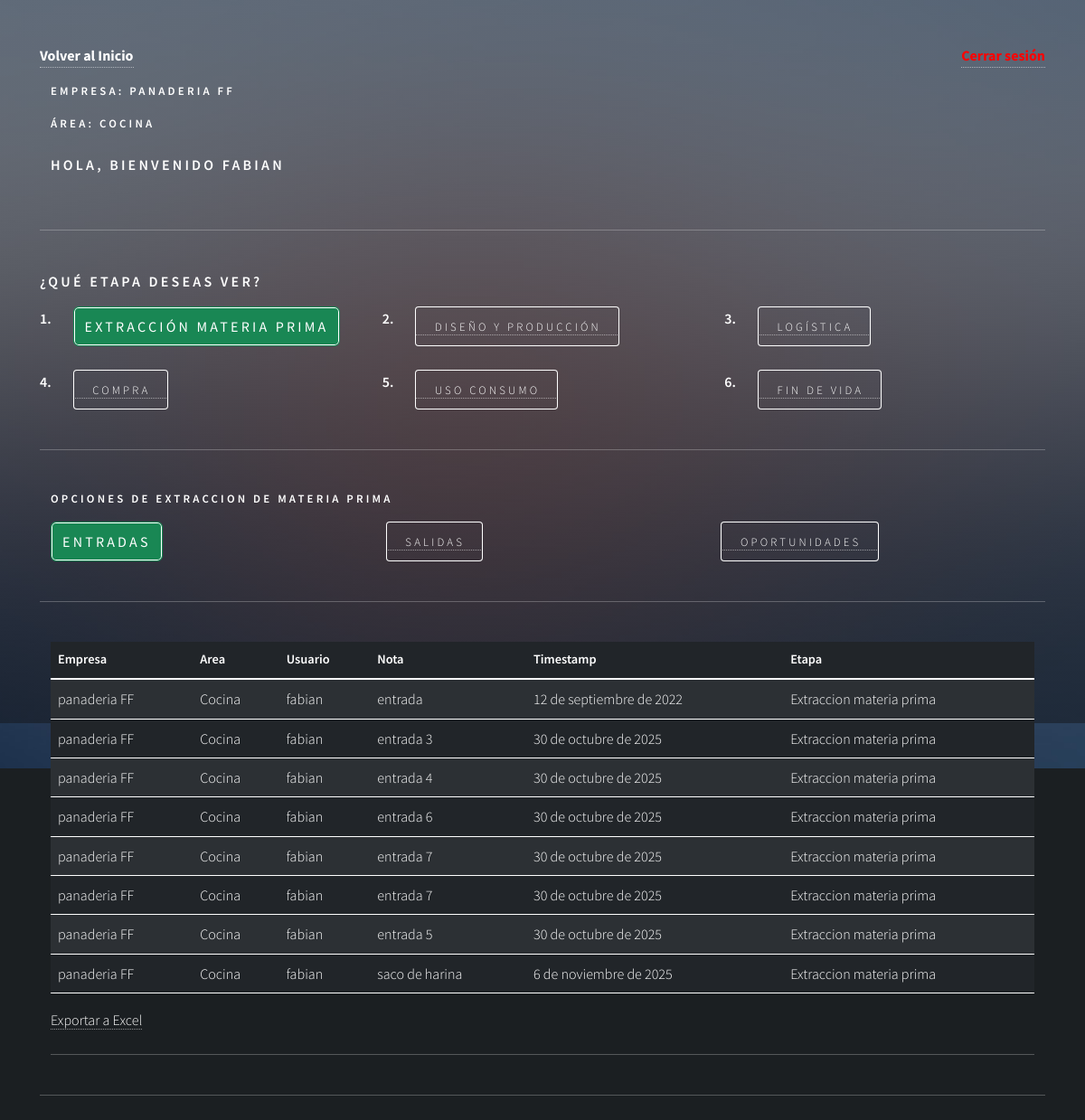
Before: /administrador/entradas_extraccion (signed in) with the older database file.
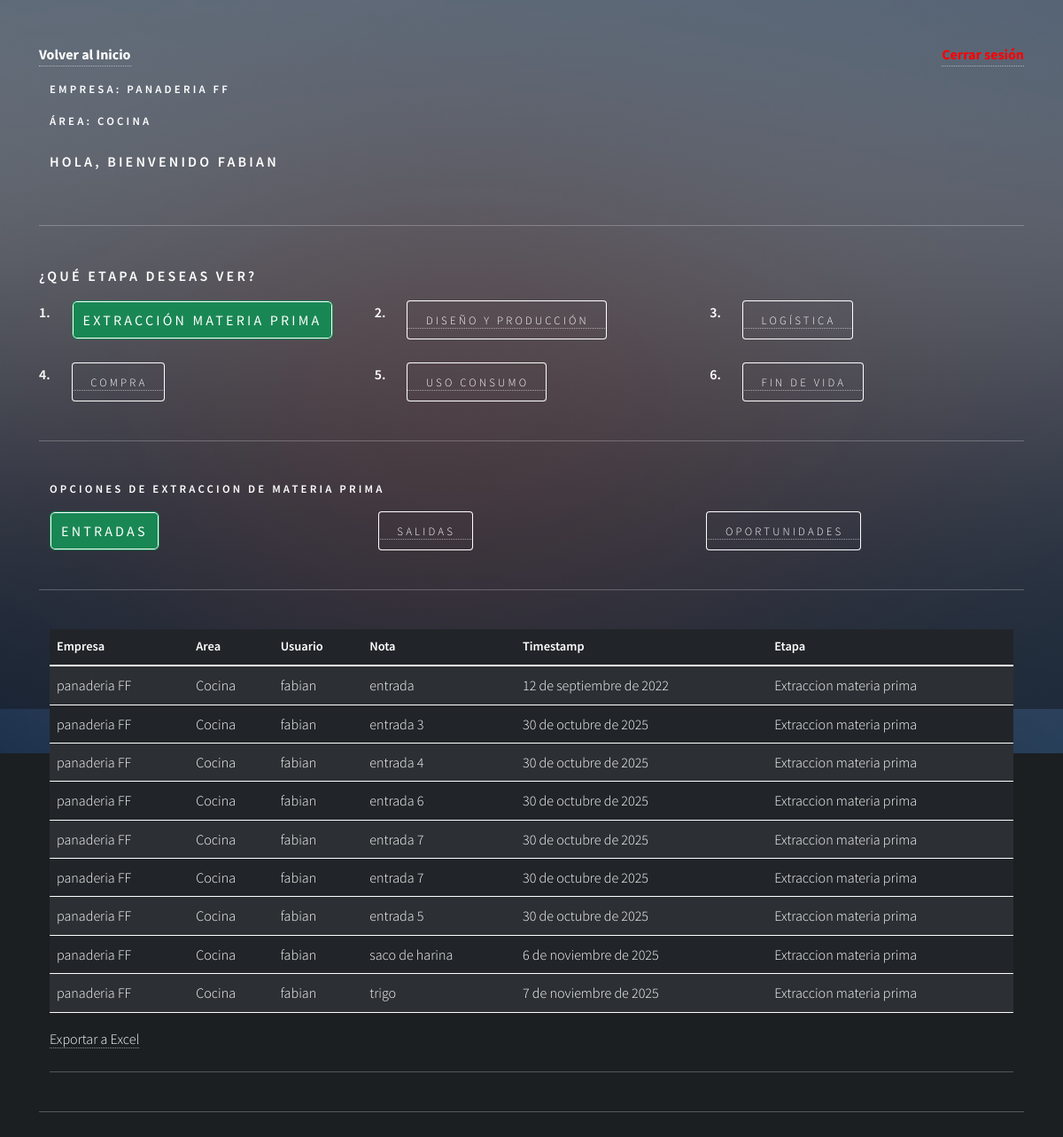
After: the same page with the newer database file.
### app/models.py (models this page shows, shortened)
class RegistroTrabajador(models.Model):
    usuario = models.ForeignKey(Usuario, on_delete=models.CASCADE)
    descripcion = models.TextField(max_length=160)
    id_area = models.ForeignKey(AreaEmpresa, on_delete=models.CASCADE)

class AreaEmpresa(models.Model):
    id_area = models.AutoField(primary_key=True)
    nombre  = models.CharField(max_length=20)
    productos = models.CharField(max_length=50)
    id_empresa = models.ForeignKey(Empresa, on_delete=models.CASCADE)
    calle = models.CharField(max_length=250)
    comuna = models.CharField(max_length=150)
    lat = models.IntegerField()
    long = models.IntegerField()

class Empresa(models.Model):
    id_empresa = models.AutoField(primary_key=True)
    nombre  = models.CharField(max_length=20)
    calle = models.CharField(max_length=250)
    comuna = models.CharField(max_length=150)
    lat = models.IntegerField()
    long = models.IntegerField()
    def __str__(self):
        return self.nombre

class Entrada(models.Model):
    id_entrada = models.AutoField(primary_key=True)
    nombre  = models.CharField(max_length=50)
    fecha =  models.DateField(auto_now_add=True)
    etapa = models.ForeignKey(Etapa, on_delete=models.CASCADE)
    usuario =models.ForeignKey(Usuario, on_delete=models.CASCADE)
    id_area = models.ForeignKey(AreaEmpresa, on_delete=models.CASCADE)

class Etapa(models.Model):
    id_etapa = models.AutoField(primary_key=True)
    nombre  = models.CharField(max_length=50)
    fecha_inicio  = models.DateField()
    fecha_termino  = models.DateField()
    activo = models.BooleanField()
    def __str__(self):
        return self.nombre

### user/models.py (models this page shows, shortened)
class Usuario(AbstractUser):
    telefono = models.IntegerField(null=True)
    id_telegram = models.CharField(max_length=100, null=True, default=0)
    def __str__(self):
        return self.username

### administrador/views.py (the view)
# urls.py: path('entradas_extraccion', entradasExtraccion, name='entradas_extraccion'),
def entradasExtraccion(request):
        if request.user.is_authenticated:
                registros = RegistroTrabajador.objects.filter(usuario=request.user)
                etapa = Etapa.objects.values_list("id_etapa", flat=True).filter(nombre="Extraccion materia prima")
                entradas = Entrada.objects.all()
                empresaArea = RegistroTrabajador.objects.all()
                print(etapa)
                data = {
                'registros': registros,
                'entradas': entradas,
                'empresaArea':empresaArea
                }
                return render(request,'extraccion/entrada/tabla_entrada.html', data)
        else:
                return render(request, 'extraccion/entrada/tabla_entrada.html')

### administrador/templates/extraccion/entrada/tabla_entrada.html (shortened to what this page needs)
{% extends 'autodiagnostico/extraccion/home_extraccion.html' %}
{% load static %}
{% load crispy_forms_tags %}
{% block extraccion %}
<div class="container">
    <table class="table table-dark table-striped">
        <thead>
            <tr>
                <th scope="col">Empresa</th>
                <th scope="col">Area</th>
                <th scope="col">Usuario</th>
                <th scope="col">Nota</th>
                <th scope="col">Timestamp</th>
                <th scope="col">Etapa</th>
            </tr>
        </thead>
        <tbody>
            {% for p in entradas %}
            {% for e in empresaArea %}
            {% if p.usuario == e.usuario and p.etapa.nombre == "Extraccion materia prima" %}
            <tr>
                <td>{{ e.id_area.id_empresa }}</td>
                <td>{{ e.id_area.nombre }}</td>
                <td>{{ p.usuario}}</td>
                <td>{{ p.nombre}}</td>
                <td>{{ p.fecha }}</td>
                <td>{{ p.etapa }}</td>
            </tr>
            {% endif %}
            {% endfor %}
            {% endfor %}
        </tbody>
    </table>
    <a href="{% url 'reporte_entradas' %}">Exportar a Excel </a>
    <hr class="my-4">
    {% endblock extraccion %}

### app/templates/autodiagnostico/extraccion/home_extraccion.html (shortened to what this page needs)
{% extends 'autodiagnostico/auto_diagnostico.html' %}
{% load static %}
{% load crispy_forms_tags %}
{% block body %}
<div class="container-sm">
    <h4>Opciones de extraccion de materia prima</h4>
    <div class="row">
        {% if user.is_staff %}
            <div class="col">
                <a href="{% url 'entradas_extraccion' %}"><button type="button" id="entrada">Tabla Entradas</button></a>
            </div>
            <div class="col">
                <a href="{% url 'salidas_extraccion' %}"><button type="button" id="salida">Tabla Salidas</button></a>
            </div>
            <div class="col">
                <a href="{% url 'oportuniades_extraccion' %}"><button type="button" id="oportunidad">Tabla Oportunidades</button></a>
            </div>
        {% else %}
            <div class="col">
                <a href="{% url 'agregar_entrada_extraccion' %}"><button type="button" id="entrada">Entradas</button></a>
            </div>
            <div class="col">
                <a href="{% url 'agregar_salida_extraccion' %}"><button type="button" id="salida">Salidas</button></a>
            </div>
            <div class="col">
                <a href="{% url 'agregar_oportunidad_extraccion' %}"><button type="button" id="oportunidad">Oportunidades</button></a>
            </div>
            {% endif %}
    </div>
</div>
<hr>
{% block extraccion %}{% endblock extraccion %}
{% endblock %}

### app/templates/autodiagnostico/auto_diagnostico.html (shortened to what this page needs)
{% load static %}
<!DOCTYPE HTML>
<html>
<head>
    <link href="https://cdn.jsdelivr.net/npm/bootstrap@5.2.0/dist/css/bootstrap.min.css" rel="stylesheet"
>
    <link rel="stylesheet" href="{% static 'css/main.css' %}" />
    <link rel="stylesheet" href="{% static 'css/style.css' %}">
</head>
<body class="is-preload">
    <div id="wrapper">
        <div class="container-sm">
            {% if user.is_authenticated %}
            <div class="d-flex justify-content-between align-items-center mb-3">
                <a id="home_admin" href="{% url 'home' %}">Volver al Inicio</a> <a href="{% url 'logout' %}"
                    id="cerrarSesion">Cerrar sesión</a>
            </div>
            {% if registros %}
            <div class="container-sm">
                <div class="row">
                    {% if user.is_staff %}
                    <h3>Bienvenido Admin, {{ user.first_name }}</h3>
                    {% else %}
                    {% for i in registros %}
                    <div class="mb-2">
                        <h4>Empresa: {{ i.id_area.id_empresa.nombre}}</h4>
                        <h4>Área: {{ i.id_area.nombre}}</h4>
                    </div>
                    <h3>Hola, bienvenido {{user.first_name}}</h3>
                    {% endfor %}
                    {% endif %}
                </div>
            </div>
            <hr>
            <h3>¿Qué etapa deseas ver?</h3>
            <div class="row">
                <div class="col-auto"><strong>1.</strong></div>
                <div class="col">
                    <a href="{% url 'extraccion_materiaPrima' %}"><button type="button" id="extraccion"
                            class="selected">Extracción Materia Prima</button></a>
                </div>
                <div class="col-auto"><strong>2.</strong></div>
                <div class="col">
                    <a href="{% url 'diseño_Produccion' %}"><button type="button" id="diseño">Diseño y
                            producción</button></a>
                </div>
                <div class="col-auto"><strong>3.</strong></div>
                <div class="col">
                    <a href="{% url 'logistica' %}"><button type="button" id="logistica">Logística</button></a>
                </div>
            </div>
            <br>
            <div class="row">
                <div class="col-auto"><strong>4.</strong></div>
                <div class="col">
                    <a href="{% url 'compra' %}"><button type="button" id="compra">Compra</button></a>
                </div>
                <div class="col-auto"><strong>5.</strong></div>
                <div class="col">
                    <a href="{% url 'uso_consumo' %}"><button type="button" id="uso">Uso consumo</button></a>
                </div>
                <div class="col-auto"><strong>6.</strong></div>
                <div class="col">
                    <a href="{% url 'fin_vida' %}"><button type="button" id="fin">Fin de vida</button></a>
                </div>
            </div>
            <hr>
            {% block body %}{% endblock %}
        </div>
        {% else %}
        <h1>Registra la empresa y el area a la que perteneces!!!!</h1>
        <a href="{% url 'agregar_Area' user.id  %}"><button type="button">Aqui</button></a>
        {% endif %}
        {% else %}
        <h1>Inicia Session</h1>
        <p>Para acceder a tu Auto Diagnostico </p>
        <a href="{% url 'login'  %}"><button type="button">Inicia Session</button></a>
        {% endif %}
        <hr>
    </div>
    </div>
    <br>
    <br>
    <div id="bg"></div>
</body>
</html>

### static/css/style.css (style rules this page uses)
#cerrarSesion { color: red; text-decoration: none; font-weight: bold; }
#home_admin { color: white; text-decoration: none; font-weight: bold; }

Changed rows visible on the page:
added Entrada: usuario "fabian", nombre "trigo", fecha "7 de noviembre de 2025", etapa "Extraccion materia prima", RegistroTrabajador (id_area.id_empresa "panaderia FF", id_area.nombre "Cocina")
